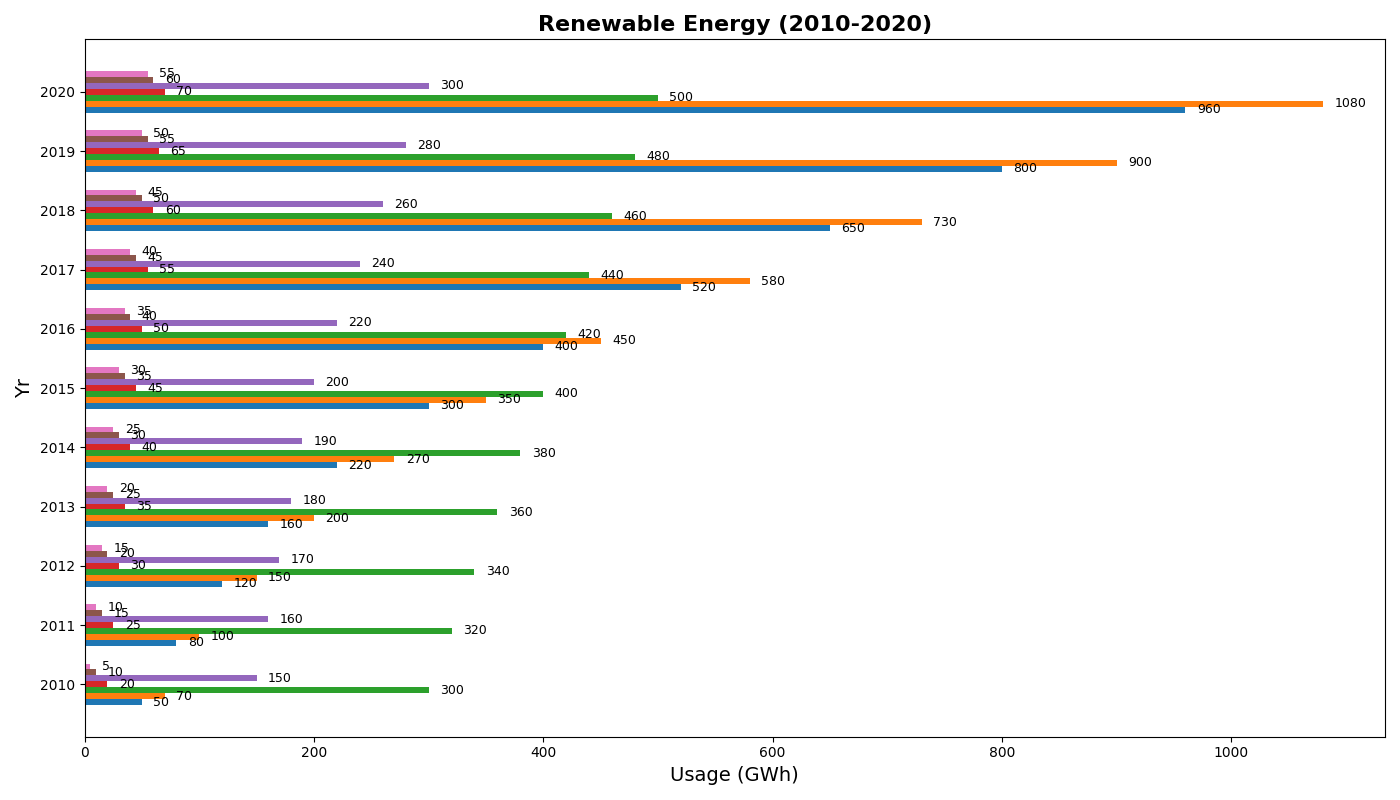

Reproduce this figure in Python.
import matplotlib.pyplot as plt
import numpy as np

years = np.arange(2010, 2021)
solar_energy = [50, 80, 120, 160, 220, 300, 400, 520, 650, 800, 960]
wind_energy = [70, 100, 150, 200, 270, 350, 450, 580, 730, 900, 1080]
hydro_energy = [300, 320, 340, 360, 380, 400, 420, 440, 460, 480, 500]
geothermal_energy = [20, 25, 30, 35, 40, 45, 50, 55, 60, 65, 70]
biomass_energy = [150, 160, 170, 180, 190, 200, 220, 240, 260, 280, 300]
tidal_energy = [10, 15, 20, 25, 30, 35, 40, 45, 50, 55, 60]  
wave_energy = [5, 10, 15, 20, 25, 30, 35, 40, 45, 50, 55]  

energy_data = [solar_energy, wind_energy, hydro_energy, geothermal_energy, biomass_energy, tidal_energy, wave_energy]

fig, ax = plt.subplots(figsize=(14, 8))
bar_width = 0.1
y_pos = np.arange(len(years))

for idx, energy in enumerate(energy_data):
    ax.barh(y_pos + idx * bar_width, energy, bar_width)

ax.set_ylabel('Yr', fontsize=14)
ax.set_xlabel('Usage (GWh)', fontsize=14)
ax.set_title('Renewable Energy (2010-2020)', fontsize=16, fontweight='bold')
ax.set_yticks(y_pos + bar_width * (len(energy_data) - 1) / 2)
ax.set_yticklabels(years)

for idx, energy in enumerate(energy_data):
    for pos, val in enumerate(energy):
        ax.text(val + 10, pos + idx * bar_width, f'{val}', va='center', ha='left', fontsize=9)
        
plt.tight_layout()
plt.show()
